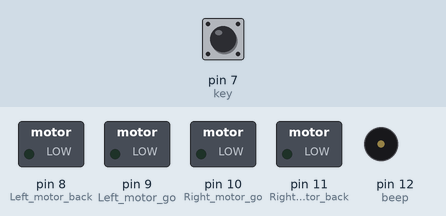
A sketch run on a simulated Arduino Uno, built with avr-gcc and run on an emulated ATmega328P. Shown: switched loads named in the sketch (green lamp = pin HIGH), buzzer (waves = sounding, pin HIGH). Inputs (shaded band) come from the test bench; at power-on: pin 7 (key) LOW.

Above: at 1.2 s.
1.3 s: pin 7 (key) pulled HIGH for 0.15 s
At 2.2 s:
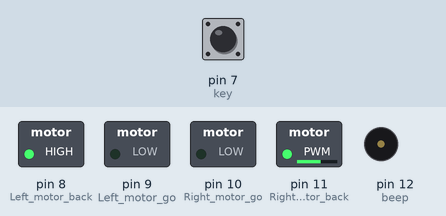
At 7.7 s:
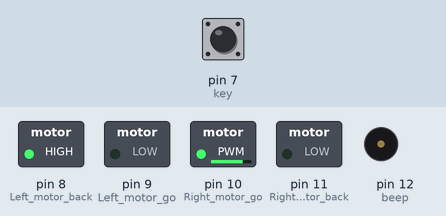
10.4 s: pin 7 (key) pulled HIGH for 1 s
At 19.8 s:
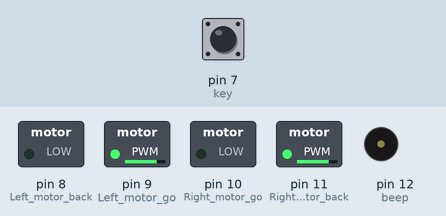
Timing chart, 0 to 21.9 s (numbered marks = the images above; inputs shaded):
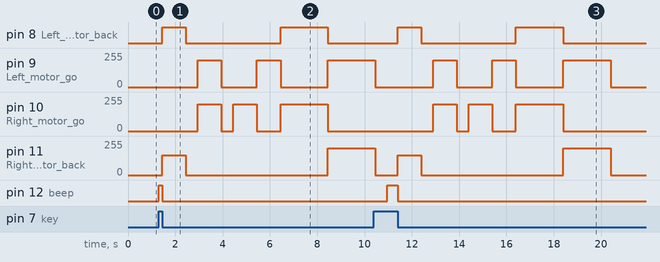

The sketch:

keysacnStartCar.ino
```cpp
//============================亚博科技===========================
//  智能小车按键启动和蜂鸣器报警
//===============================================================
//#include <Servo.h>
int Left_motor_back=8;     //左电机后退(IN1)
int Left_motor_go=9;     //左电机前进(IN2)

int Right_motor_go=10;    // 右电机前进(IN3)
int Right_motor_back=11;    // 右电机后退(IN4)

int key=7;//定义按键 数字12 接口
int beep=12;//定义蜂鸣器 数字7 接口

void setup()
{
  //初始化电机驱动IO为输出方式
  pinMode(Left_motor_go,OUTPUT); // PIN 8 (PWM)
  pinMode(Left_motor_back,OUTPUT); // PIN 9 (PWM)
  pinMode(Right_motor_go,OUTPUT);// PIN 10 (PWM)
  pinMode(Right_motor_back,OUTPUT);// PIN 11 (PWM)
  pinMode(key,INPUT);//定义按键接口为输入接口
  pinMode(beep,OUTPUT);
}
void run(int time)     // 前进
{
  digitalWrite(Right_motor_go,HIGH);  // 右电机前进
  digitalWrite(Right_motor_back,LOW);
  analogWrite(Right_motor_go,200);//PWM比例0~255调速，左右轮差异略增减
  analogWrite(Right_motor_back,0);
  digitalWrite(Left_motor_go,HIGH);  // 左电机前进
  digitalWrite(Left_motor_back,LOW);
  analogWrite(Left_motor_go,200);//PWM比例0~255调速，左右轮差异略增减
  analogWrite(Left_motor_back,0);
  delay(time * 100);   //执行时间，可以调整
}

void brake(int time)         //刹车，停车
{
  digitalWrite(Right_motor_go,LOW);
  digitalWrite(Right_motor_back,LOW);
  digitalWrite(Left_motor_go,LOW);
  digitalWrite(Left_motor_back,LOW);
  delay(time * 100);//执行时间，可以调整
}

void left(int time)         //左转(左轮不动，右轮前进)
{
  digitalWrite(Right_motor_go,HIGH);	// 右电机前进
  digitalWrite(Right_motor_back,LOW);
  analogWrite(Right_motor_go,200);
  analogWrite(Right_motor_back,0);//PWM比例0~255调速
  digitalWrite(Left_motor_go,LOW);   //左轮后退
  digitalWrite(Left_motor_back,LOW);
  analogWrite(Left_motor_go,0);
  analogWrite(Left_motor_back,0);//PWM比例0~255调速
  delay(time * 100);	//执行时间，可以调整
}

void spin_left(int time)         //左转(左轮后退，右轮前进)
{
  digitalWrite(Right_motor_go,HIGH);	// 右电机前进
  digitalWrite(Right_motor_back,LOW);
  analogWrite(Right_motor_go,200);
  analogWrite(Right_motor_back,0);//PWM比例0~255调速
  digitalWrite(Left_motor_go,LOW);   //左轮后退
  digitalWrite(Left_motor_back,HIGH);
  analogWrite(Left_motor_go,0);
  analogWrite(Left_motor_back,200);//PWM比例0~255调速
  delay(time * 100);	//执行时间，可以调整
}

void right(int time)        //右转(右轮不动，左轮前进)
{
  digitalWrite(Right_motor_go,LOW);   //右电机后退
  digitalWrite(Right_motor_back,LOW);
  analogWrite(Right_motor_go,0);
  analogWrite(Right_motor_back,0);//PWM比例0~255调速
  digitalWrite(Left_motor_go,HIGH);//左电机前进
  digitalWrite(Left_motor_back,LOW);
  analogWrite(Left_motor_go,200);
  analogWrite(Left_motor_back,0);//PWM比例0~255调速
  delay(time * 100);	//执行时间，可以调整
}

void spin_right(int time)        //右转(右轮后退，左轮前进)
{
  digitalWrite(Right_motor_go,LOW);   //右电机后退
  digitalWrite(Right_motor_back,HIGH);
  analogWrite(Right_motor_go,0);
  analogWrite(Right_motor_back,200);//PWM比例0~255调速
  digitalWrite(Left_motor_go,HIGH);//左电机前进
  digitalWrite(Left_motor_back,LOW);
  analogWrite(Left_motor_go,200);
  analogWrite(Left_motor_back,0);//PWM比例0~255调速
  delay(time * 100);	//执行时间，可以调整
}

void back(int time)          //后退
{
  digitalWrite(Right_motor_go,LOW);  //右轮后退
  digitalWrite(Right_motor_back,HIGH);
  analogWrite(Right_motor_go,0);
  analogWrite(Right_motor_back,150);//PWM比例0~255调速
  digitalWrite(Left_motor_go,LOW);  //左轮后退
  digitalWrite(Left_motor_back,HIGH);
  analogWrite(Left_motor_go,0);
  analogWrite(Left_motor_back,150);//PWM比例0~255调速
  delay(time * 100);     //执行时间，可以调整
}

void keysacn()
{
  int val;
  val=digitalRead(key);//读取数字7 口电平值赋给val
  while(!digitalRead(key))//当按键没被按下时，一直循环
  {
    val=digitalRead(key);//此句可省略，可让循环跑空
  }
  while(digitalRead(key))//当按键被按下时
  {
    delay(10);	//延时10ms
    val=digitalRead(key);//读取数字7 口电平值赋给val
    if(val==HIGH)  //第二次判断按键是否被按下
    {
      digitalWrite(beep,HIGH);		//蜂鸣器响
      while(digitalRead(key));//判断按键是否被松开
        digitalWrite(beep,LOW);		//蜂鸣器停止
    }
    else
      digitalWrite(beep,LOW);//蜂鸣器停止
  }
}

void loop()
{
  keysacn();	   //调用按键扫描函数
  back(10); //后退1s
  brake(5); //停止0.5s
  run(10);//前进1s
  brake(5); //停止0.5s
  left(10);//向左转1s
  right(10);//向右转1s
  spin_left(20);//向左旋转2s
  spin_right(20);//向右旋转2s
  brake(5);	 //停车
}
```

Measured:
- after the input at 1.3 s, pin 8 (Left_motor_back): LOW → HIGH after 0.15 s, → LOW 1.0 s later, → HIGH 4.0 s later, → LOW 2.0 s later; pin 9 (Left_motor_go): goes 200/255 1.0 s, 0/255 1.5 s, 200/255 1.0 s, 0/255 2.0 s, then 200/255, starting after 1.7 s
- after the input at 10.4 s, pin 8 (Left_motor_back): LOW → HIGH after 1.0 s, → LOW 1.0 s later, → HIGH 4.0 s later, → LOW 2.0 s later; pin 10 (Right_motor_go): goes 200/255 1.0 s, 0/255 0.50 s, 200/255 1.0 s, 0/255 1.0 s, 200/255 2.0 s, then 0/255, starting after 2.5 s; pin 12 (beep): LOW → HIGH after 0.56 s, → LOW 0.44 s later
